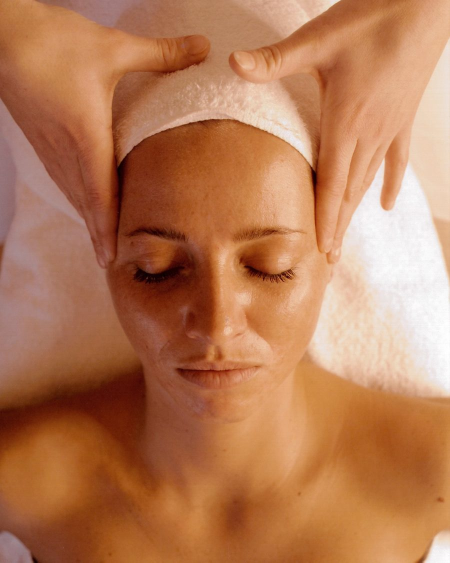
#> input picture assets/img/about.jpg, 900 x 1125 px (shown at 1/2 size)
$ python -i fetch_photos.py   (imports and definitions only)
#> lines starting #> are read from the running program, lines starting #| are printed output that depends on the picture
#> further down, picture is the input picture: PIL image 900x1125 RGB; mean R, G, B 182.4, 122.6, 86
# -*- coding: utf-8 -*-
"""
Скачивает тематические фотографии с Wikimedia Commons, кадрирует их под нужные
пропорции сайта и генерирует страницу credits.html с атрибуцией.

Запуск: python tools/fetch_photos.py
"""
import json
import os
import sys
import time
import urllib.parse
import urllib.request

from PIL import Image, ImageEnhance

# [1 line not run here, left out]

API = "https://commons.wikimedia.org/w/api.php"
UA = "KodaAssetPicker/1.0 (site placeholder assets)"
ROOT = os.path.abspath(os.path.join(os.path.dirname(__file__), ".."))
IMG_DIR = os.path.join(ROOT, "assets", "img")
# [1 line not run here, left out]

# (файл в Commons, имя результата, пропорция, размер, якорь по вертикали)
TARGETS = [
    dict(file="File:Woman applying serum on her face closeup.jpg",
         out="avatar.jpg", ratio=(4, 5), size=(900, 1125), anchor=0.34, pair=False),
    dict(file="File:Gesichtsbehandlung.jpeg",
         out="about.jpg", ratio=(4, 5), size=(900, 1125), anchor=0.36, pair=False),
    dict(file="File:Interior view of modern beauty salon.jpg",
         out="cabinet.jpg", ratio=(3, 2), size=(1200, 800), anchor=0.5, pair=False),
    dict(file="File:Woman applies skin cream at home closeup.jpg",
         out="case-1.jpg", ratio=(4, 3), size=(900, 675), anchor=0.42, pair=True),
    dict(file="File:Woman uses a skincare tool while looking in a mirror.jpg",
         out="case-2.jpg", ratio=(4, 3), size=(900, 675), anchor=0.42, pair=True),
    dict(file="File:Woman applies skincare product in bathroom.jpg",
         out="case-3.jpg", ratio=(4, 3), size=(900, 675), anchor=0.42, pair=True),
]


# [67 lines left out: functions api, file_info, download, crop_to, not called in this run]


def dull(img):
    """Версия «до»: приглушённый тон, меньше насыщенности и резкости."""
    img = ImageEnhance.Color(img).enhance(0.78)
    img = ImageEnhance.Brightness(img).enhance(0.94)
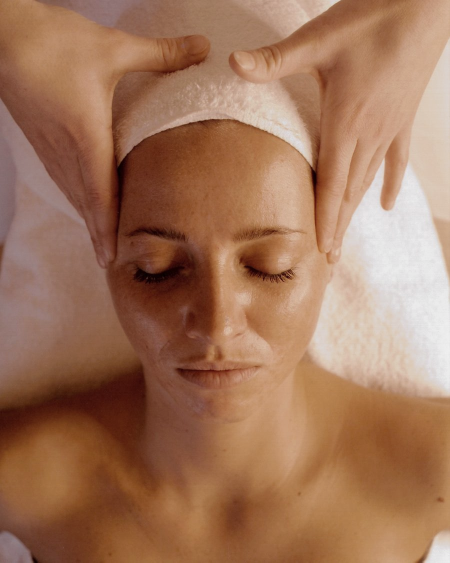
#> img: PIL image 900x1125 RGB (shown at 1/2 size); mean R, G, B 161, 117.1, 90.4
    img = ImageEnhance.Contrast(img).enhance(0.92)
    img = ImageEnhance.Sharpness(img).enhance(0.75)
    return img


# [7 lines left out: function bright, not called in this run]


credits = []
tmp = os.path.join(IMG_DIR, ".source.jpg")

# [38 lines not run here, left out]

>>> from PIL import Image
>>> picture = Image.open('../assets/img/about.jpg')
>>> result = dull(picture)

$ run again, on assets/img/before-3.jpg
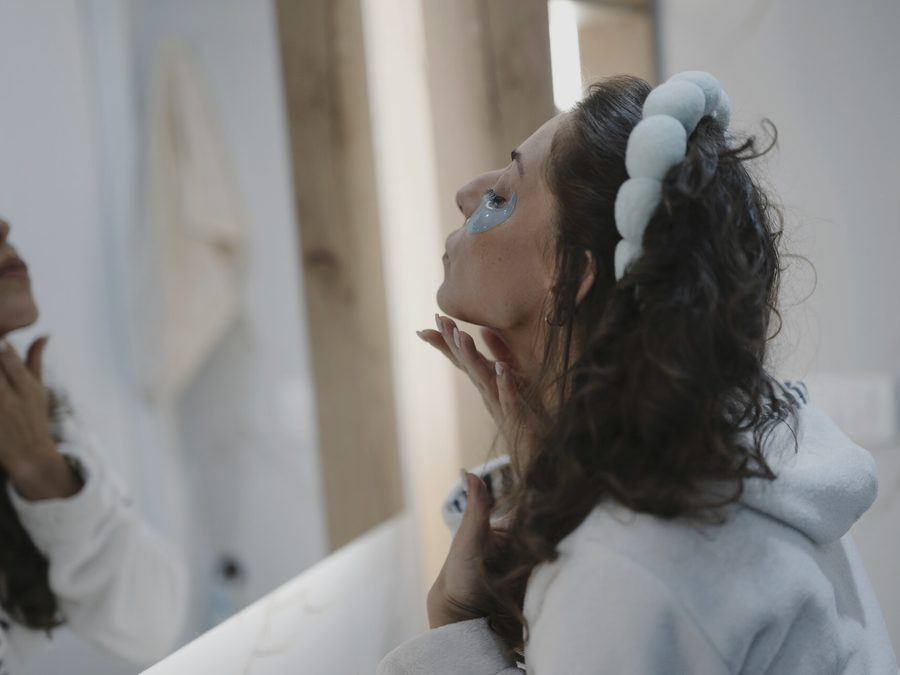
#> input picture assets/img/before-3.jpg, 900 x 675 px
#> picture is the input picture: PIL image 900x675 RGB; mean R, G, B 133.7, 132.1, 130.4
#> in dull, `img = ImageEnhance.Contrast(img).enhance(0.92)`:
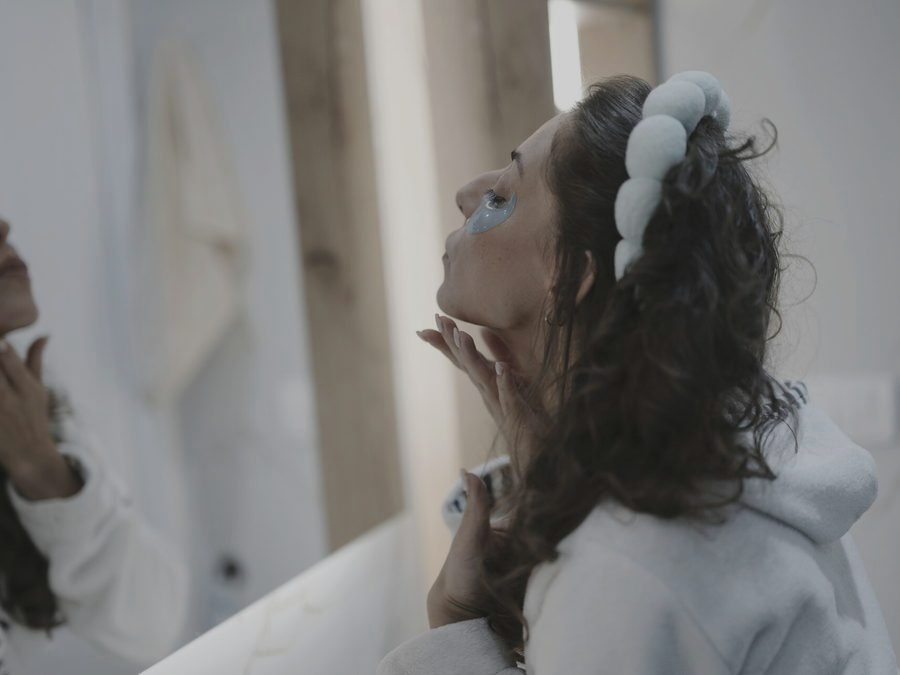
#> img: PIL image 900x675 RGB; mean R, G, B 124, 123, 121.7
